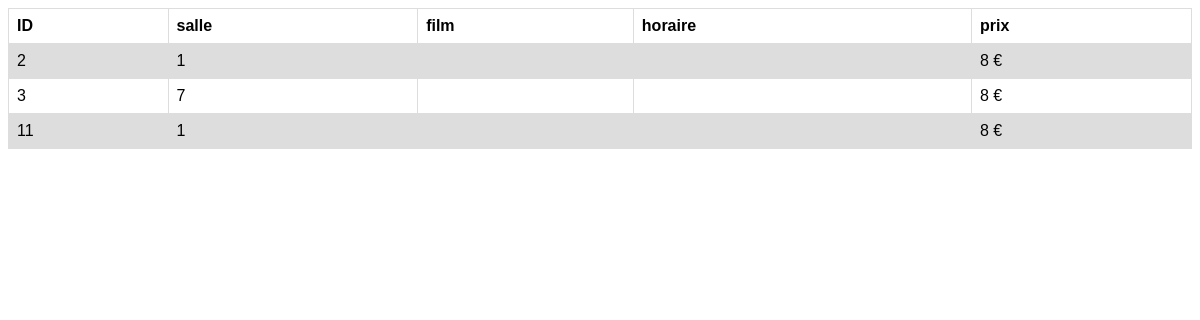
/view/projection_tab.php, run on an earlier commit of the app's database.
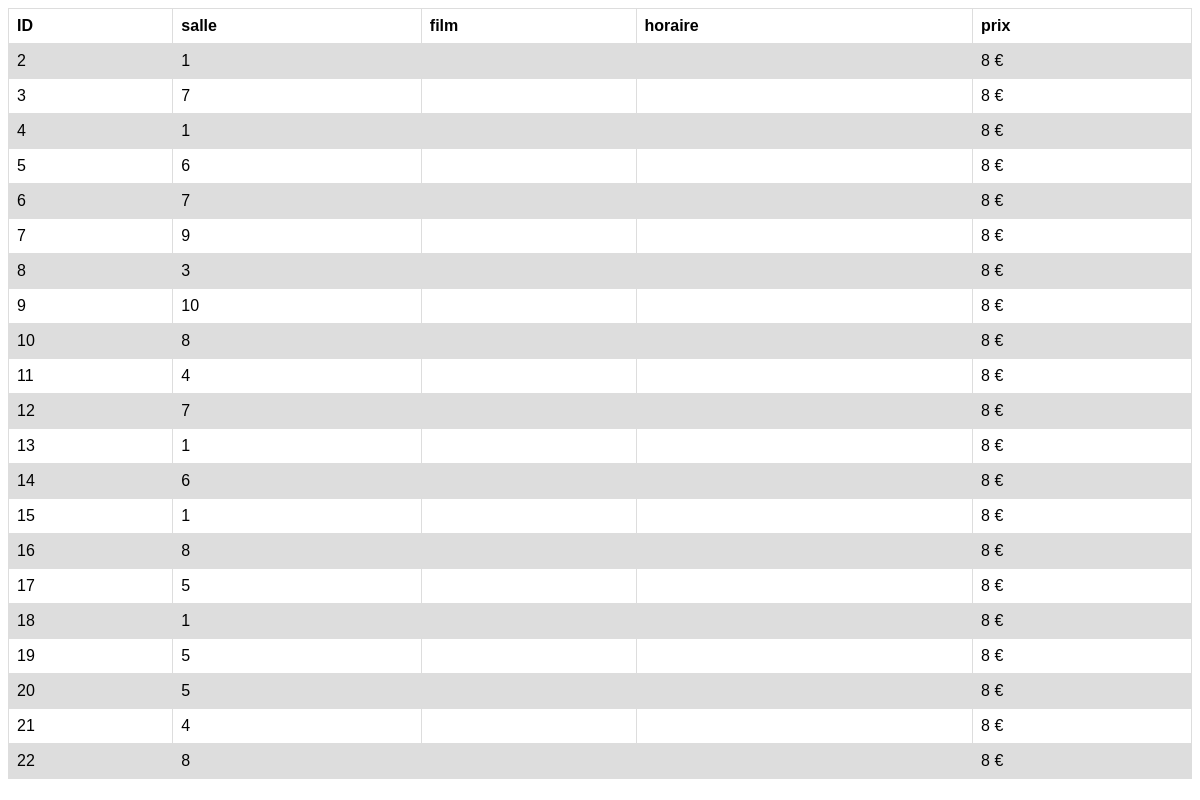
And on a later commit of the database.
### tables this page shows
CREATE TABLE `projection_tab` (
  `id_projection` int(11) NOT NULL,
  `fk_salle_projection` int(11) DEFAULT NULL,
  `fk_film_projection` int(11) DEFAULT NULL,
  `horraire_projection` datetime DEFAULT NULL,
  `prix_ticket_projection` int(11) DEFAULT NULL
);

### model/read.php (called while the page is built, shortened)
<?php
function afficheallprojection($db){
  $query = "SELECT * FROM projection_tab";
  $stmt = $db->prepare($query);
  $stmt->execute();
  $result = $stmt->fetchAll();
  return $result;
}
?>

### view/projection_tab.php (the view, shortened to what this page needs)
<?php
include("../model/read.php");
$result = afficheallprojection($db);
if (count($result) > 0) {
  echo "<table>";
  echo "<tr>";
  echo "<th>ID</th>";
  echo "<th>salle</th>";
  echo "<th>film</th>";
  echo "<th>horaire</th>";
  echo "<th>prix</th>";
  foreach ($result as $row) {
    echo "<tr>";
    echo "<td>" . $row["id_projection"] . "</td>";
    echo "<td>" . $row["fk_salle_projection"] . "</td>";
    echo "<td>" . $row["nom_film"] . "</td>";
    echo "<td>" . $row["horaire_projection"] . "</td>";
    echo "<td>" . $row["prix_ticket_projection"] . " €</td>";
    echo "</tr>";
    }
    echo "</table>";
    } else {
    echo "Aucun enregistrement trouvé";
    }
?>

What changed in the data, as far as the page shows it:
added projection_tab: id_projection "4", fk_salle_projection "1", prix_ticket_projection "8"
added projection_tab: id_projection "5", fk_salle_projection "6", prix_ticket_projection "8"
added projection_tab: id_projection "6", fk_salle_projection "7", prix_ticket_projection "8"
added projection_tab: id_projection "7", fk_salle_projection "9", prix_ticket_projection "8"
added projection_tab: id_projection "8", fk_salle_projection "3", prix_ticket_projection "8"
added projection_tab: id_projection "9", fk_salle_projection "10", prix_ticket_projection "8"
added projection_tab: id_projection "10", fk_salle_projection "8", prix_ticket_projection "8"
changed projection_tab id 11: fk_salle_projection "1" → "4"
added projection_tab: id_projection "12", fk_salle_projection "7", prix_ticket_projection "8"
added projection_tab: id_projection "13", fk_salle_projection "1", prix_ticket_projection "8"
added projection_tab: id_projection "14", fk_salle_projection "6", prix_ticket_projection "8"
added projection_tab: id_projection "15", fk_salle_projection "1", prix_ticket_projection "8"
added projection_tab: id_projection "16", fk_salle_projection "8", prix_ticket_projection "8"
added projection_tab: id_projection "17", fk_salle_projection "5", prix_ticket_projection "8"
added projection_tab: id_projection "18", fk_salle_projection "1", prix_ticket_projection "8"
added projection_tab: id_projection "19", fk_salle_projection "5", prix_ticket_projection "8"
added projection_tab: id_projection "20", fk_salle_projection "5", prix_ticket_projection "8"
added projection_tab: id_projection "21", fk_salle_projection "4", prix_ticket_projection "8"
added projection_tab: id_projection "22", fk_salle_projection "8", prix_ticket_projection "8"
